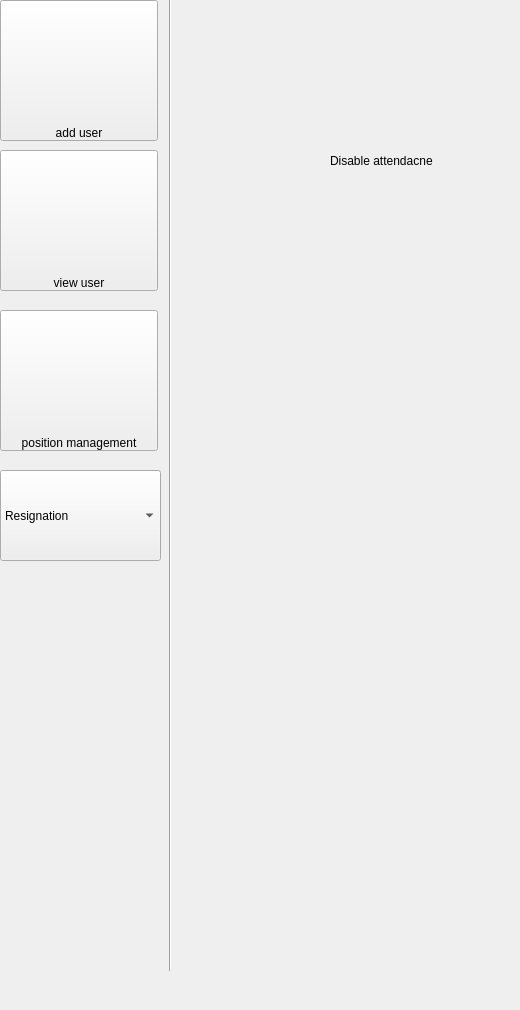
        <widget class="QWidget" name="DisableAttendance">
         <widget class="QPushButton" name="pushButton_20">
          <property name="geometry">
           <rect>
            <x>0</x>
            <y>0</y>
            <width>158</width>
            <height>141</height>
           </rect>
          </property>
          <property name="styleSheet">
           <string notr="true">background:url(:/adu/Assets/iconmonstr-user-8-120.png);
background-repeat:no-repeat;
height:12px;
text-align:bottom;</string>
          </property>
          <property name="text">
           <string>add user</string>
          </property>
         </widget>
         <widget class="Line" name="line_5">
          <property name="geometry">
           <rect>
            <x>160</x>
            <y>-30</y>
            <width>21</width>
            <height>1001</height>
           </rect>
          </property>
          <property name="styleSheet">
           <string notr="true"/>
          </property>
          <property name="orientation">
           <enum>Qt::Vertical</enum>
          </property>
         </widget>
         <widget class="QPushButton" name="pushButton_21">
          <property name="geometry">
           <rect>
            <x>0</x>
            <y>150</y>
            <width>158</width>
            <height>141</height>
           </rect>
          </property>
          <property name="styleSheet">
           <string notr="true">background-image: url(:/list/iconmonstr-list-lined-120.png);
background-repeat:no-repeat;
height:12px;
text-align:bottom;</string>
          </property>
          <property name="text">
           <string>view user</string>
          </property>
         </widget>
         <widget class="QComboBox" name="comboBox_7">
          <property name="geometry">
           <rect>
            <x>0</x>
            <y>470</y>
            <width>161</width>
            <height>91</height>
           </rect>
          </property>
          <property name="styleSheet">
           <string notr="true"/>
          </property>
          <item>
           <property name="text">
            <string>Resignation</string>
           </property>
          </item>
          <item>
           <property name="text">
            <string>Add employee for resignation</string>
           </property>
          </item>
          <item>
           <property name="text">
            <string>Disabing attendance</string>
           </property>
          </item>
          <item>
           <property name="text">
            <string>Reinstating Employee</string>
           </property>
          </item>
         </widget>
         <widget class="QPushButton" name="pushButton_22">
          <property name="geometry">
           <rect>
            <x>0</x>
            <y>310</y>
            <width>158</width>
            <height>141</height>
           </rect>
          </property>
          <property name="styleSheet">
           <string notr="true">background:url(:/pos/iconmonstr-flag-3-120.png);
background-repeat:no-repeat;
height:12px;
text-align:bottom;</string>
          </property>
          <property name="text">
           <string>position management</string>
          </property>
         </widget>
         <widget class="QLabel" name="label_14">
          <property name="geometry">
           <rect>
            <x>330</x>
            <y>140</y>
            <width>181</width>
            <height>41</height>
           </rect>
          </property>
          <property name="text">
           <string>Disable attendacne</string>
          </property>
         </widget>
        </widget>
